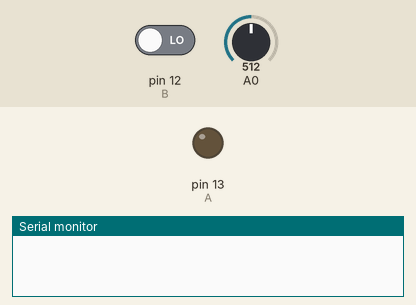
This sketch was run on a simulated Arduino Uno, built with avr-gcc and run on an emulated ATmega328P. Shown: output pins drawn as LEDs (lit = HIGH), the last lines printed to the serial monitor. Inputs (shaded band) come from the test bench; at power-on: pin 12 (B) LOW, A0 = 512. The modem accepts every AT command (registered, SIM ready, sends succeed) and sends nothing else.

Above: at 0.0 s.
At 4.1 s:
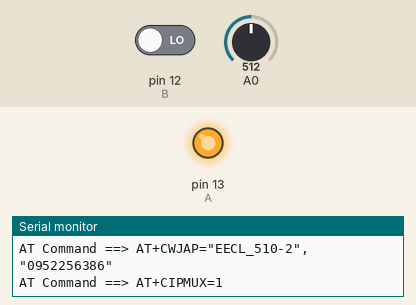
Timing chart, 0 to 5.6 s (numbered marks = the images above):
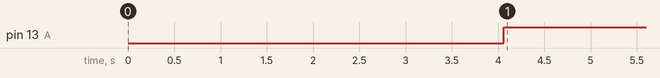

The sketch:

wifi_code4.ino.ino
```cpp
#include <SoftwareSerial.h>       //Software Serial library
SoftwareSerial espSerial(3,2);   //Pin 2 and 3 act as RX and TX. Connect them to TX and RX of ESP8266
#define DEBUG true
String mySSID = "EECL_510-2";       // WiFi SSID
String myPWD = "0952256386"; // WiFi Password
String myAPI = "KJ93BRCFEGKNOTLD";   // API Key
String myHOST = "api.thingspeak.com";
String myPORT = "80";
String myFIELD1 = "field1";
String myFIELD2 = "field2";
int sendVal1,sendVal2,trig;
char A=0,B=0,C=0;


void setup()
{
  Serial.begin(9600);
  espSerial.begin(9600);

  espData("AT+RST", 1000, DEBUG);                      //Reset the ESP8266 module
  espData("AT+CWMODE=1", 1000, DEBUG);                 //Set the ESP mode as station mode
  espData("AT+CWJAP=\""+ mySSID +"\",\""+ myPWD +"\"", 1000, DEBUG);   //Connect to WiFi network
  /*while(!esp.find("OK"))
  {
      //Wait for connection
  }*/
  delay(1000);

}

  void loop()
  {
    /* Here, I'm using the function random(range) to send a random value to the
     ThingSpeak API. You can change this value to any sensor data
     so that the API will show the sensor data
    */
    A = 13; B = 12;
    pinMode(A,OUTPUT);
    digitalWrite(A,LOW);
    delayMicroseconds(2);
    digitalWrite(A,HIGH);
    delayMicroseconds(10);
    pinMode(B,INPUT);
    C = pulseIn(B,HIGH,30000)/58.0;
    sendVal1 =((((analogRead(A0)*50)/10)-500)/10); // Send a random number between 1 and 1000
    sendVal2 =(C);
    String sendData = "GET /update?api_key="+ myAPI +"&"+ myFIELD1 +"="+String(sendVal1)+"&"+ myFIELD2 +"="+String(sendVal2);
    espData("AT+CIPMUX=1", 1000, DEBUG);       //Allow multiple connections
    espData("AT+CIPSTART=0,\"TCP\",\""+ myHOST +"\","+ myPORT, 1000, DEBUG);
    if( espSerial.find( "Error" ) )
    {
        Serial.print( "RECEIVED: Error\nExit1" );

        return;

    }
    espData("AT+CIPSEND=0," +String(sendData.length()+4),1000,DEBUG);
    espSerial.find(">");
    espSerial.println(sendData);
    Serial.print("Value to be sent: ");
   // Serial.println(sendVal);

    espData("AT+CIPCLOSE=0",1000,DEBUG);
    delay(10000);
  }

  String espData(String command, const int timeout, boolean debug)
{
  Serial.print("AT Command ==> ");
 Serial.print(command);
  Serial.println("     ");

  String response = "";
  espSerial.println(command);
  long int time = millis();
  while ( (time + timeout) > millis())
  {
    while (espSerial.available())
    {
      char c = espSerial.read();
      response += c;
    }
  }
  if (debug)
  {
    //Serial.print(response);
  }
  return response;
  }
```

Measured:
- by itself, pin 13 (A): LOW → HIGH at 4.1 s
